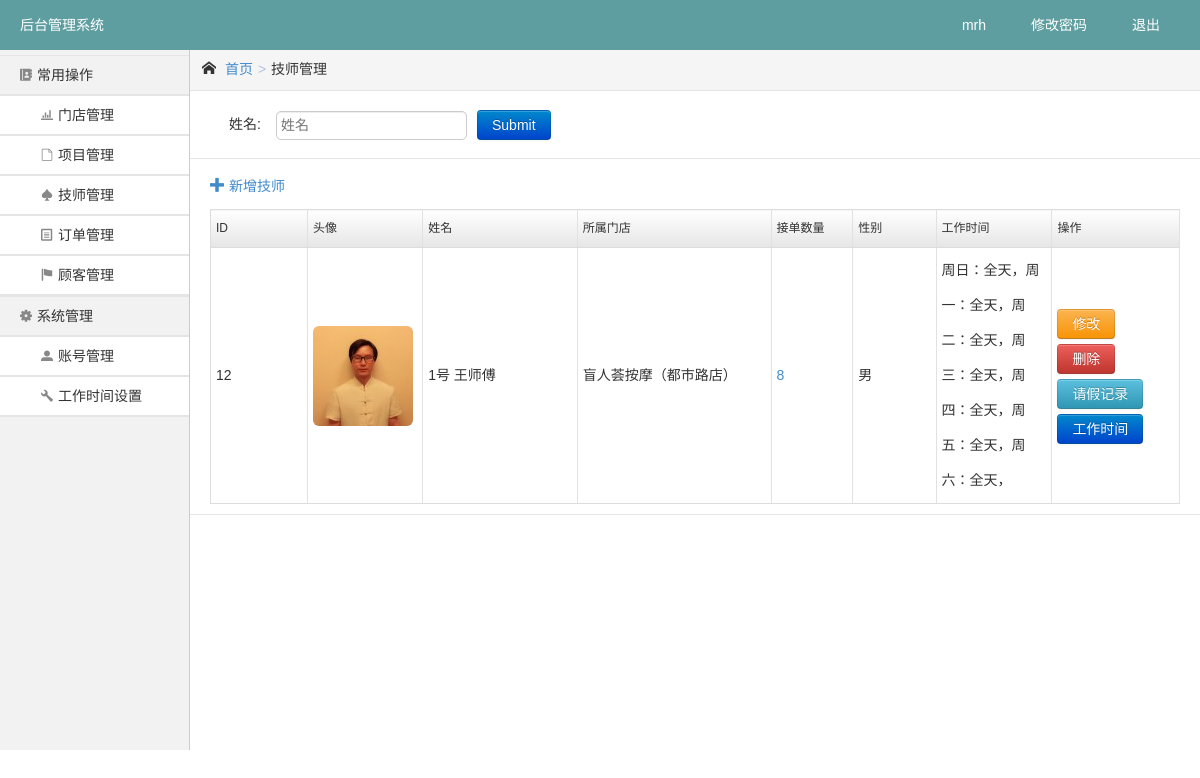
/index.php/backend/beautician (signed in), run on the app's committed database.
### tables this page shows
CREATE TABLE `beautician` (
  `beautician_id` int(10) UNSIGNED NOT NULL,
  `name` varchar(50) NOT NULL,
  `phone` char(13) DEFAULT NULL,
  `shop_id` int(10) NOT NULL,
  `sex` enum('女','男') NOT NULL DEFAULT '女',
  `avatar` varchar(1000) NOT NULL,
  `disabled` tinyint(1) UNSIGNED NOT NULL DEFAULT '0',
  `work_time` tinyint(1) UNSIGNED NOT NULL DEFAULT '1' COMMENT '工作时间, 1为全天， 2为早班， 3为晚班',
  `join_date` date DEFAULT NULL COMMENT '工作时间',
  `order_sort` bigint(11) UNSIGNED NOT NULL DEFAULT '0',
  `created_time` datetime NOT NULL
);

### application/controllers/BaseController.php (called while the page is built, shortened)
<?php
abstract class BaseController extends CI_Controller
{
  public function __construct()
  {
    $this->load->helper(array('url', 'form', 'security', 'common'));
  }
  public function see($layout, $view, $vars = array())
  {
    $layout = $layout . DS;
    $render = $this->load->view($layout . $view, $vars, true);
    $this->load->view($layout . 'layout', array('content' => $render));
  }
}

### application/controllers/BackendController.php (called while the page is built, shortened)
<?php
class BackendController extends BaseController
{
  public function view($view, $vars = array())
  {
    parent::see('backend', $view, $vars);
  }
}

### application/controllers/backend/Beautician.php (called while the page is built, shortened)
<?php
class Beautician extends BackendController
{
  public $timeSetting;
  public function __construct()
  {
    $this->timeSetting = array(BeauticianModel::ALL_DAY => '全天', BeauticianModel::MORNING_SHIFT => '早班',
      BeauticianModel::NIGHT_SHIFT => '晚班', BeauticianModel::MIDDAY_SHIFT => '中班',
      BeauticianModel::REST_SHIFT => '休息');
  }
  public function index()
  {
    $timeSetting = $this->timeSetting;
    $workTime = new WorkTimeUtil();
    $where = RequestUtil::buildLikeQueryParamsWithDisabled();
    $beauticians = (new BeauticianModel())->getAllBeauticians($where);
    $shops = (new ShopModel())->getAllShops();
    $beauticianOrderCounts = (new OrderModel())->getOrderCountsByBeauticianId();
    $this->view('beautician/index', array('beauticians' => $beauticians, 'shops' => $shops,
      'params' => RequestUtil::getParams(), 'beauticianOrderCounts' => $beauticianOrderCounts,
      'timeSetting' => $timeSetting, 'workTime' => $workTime->beauticianWorkTime));
  }
}

### system/codeigniter.php (called while the page is built, shortened)
<?php
spl_autoload_register(function ($class) {
    if (preg_match('~^[a-zA-Z]+Controller$~', $class)) {
        $classPath = APPPATH . 'controllers' . DS . $class . '.php';
    } else if (preg_match('~^[a-zA-Z]+Util$~', $class)) {
        $classPath = APPPATH . 'libraries' . DS . $class . '.php';
    } else if (preg_match('~^[a-zA-Z]+Model$~', $class)) {
        $classPath = APPPATH . 'models' . DS . $class . '.php';
    } else {
        ;
    }
}, true, true);
require_once BASEPATH . 'core/CodeIgniter.php';

### public/index.php (called while the page is built, shortened)
<?php
include '../system/codeigniter.php';

### application/libraries/UrlUtil.php (called while the page is built, shortened)
<?php
class UrlUtil
{
  public static function createUrl($urlPath)
  {
    return base_url() . $urlPath;
  }
  public static function createBackendUrl($urlPath)
  {
    return self::createUrl('backend/' . $urlPath);
  }
}

### application/libraries/RequestUtil.php (called while the page is built, shortened)
<?php
class RequestUtil
{
  public static function getParams()
  {
    return array_filter(array_map('xss_clean', $_GET), 'clearEmpty');
  }
  public static function buildLikeQueryParams()
  {
    $params = self::getParams();
    return $params;
  }
  public static function buildLikeQueryParamsWithDisabled()
  {
    $params = self::buildLikeQueryParams();
    $params['disabled'] = 'disabled=0';
    return implode(' and ', $params);
  }
}

### application/helpers/common_helper.php (called while the page is built, shortened)
<?php
function defaultValue($var, $defaultValue = '')
{
  return isset($var) ? $var : $defaultValue;
}

### application/libraries/CurdUtil.php (called while the page is built, shortened)
<?php
class CurdUtil
{
  private $table;
  private $db;
  public function __construct(CI_Model $model)
  {
    $this->model = $model;
    $this->table = $this->model->table;
    $this->instance = get_instance();
    $this->db = $this->instance->db;
  }
  public function readAll($order = '', $where = array())
  {
    if (!empty($order))
      $this->db->order_by($order);
    if (!empty($where))
      $this->db->where($where);
    return $this->result($this->db->get($this->table));
  }
  protected function result($query)
  {
    return $query->result_array();
  }
  public function query($sql)
  {
    $query = $this->db->query($sql);
    return $this->result($query);
  }
}

### application/models/BeauticianModel.php (called while the page is built, shortened)
<?php
class BeauticianModel extends BaseModel
{
  public function setTable()
  {
    $this->table = 'beautician';
  }
  public function getAllBeauticians($where = array())
  {
    return (new CurdUtil($this))->readAll('order_sort desc', $where);
  }
}

### application/libraries/UploadUtil.php (called while the page is built, shortened)
<?php
class UploadUtil
{
  public static function buildUploadDocPath($imageString, $size = '')
  {
    if (!is_array($imageString)) {
      $uploadDoc = json_decode($imageString, true);
    } else {
      $uploadDoc = $imageString;
    }
    if ($size) {
      $docPath = "{$uploadDoc['raw_name']}_{$size}{$uploadDoc['file_ext']}";
    } else {
      $docPath = "{$uploadDoc['raw_name']}{$uploadDoc['file_ext']}";
    }
    if (file_exists(UPLOAD_FOLDER . DIRECTORY_SEPARATOR . $docPath))
      return get_instance()->config->base_url() . UPLOAD_FOLDER . '/' . $docPath;
    else
      return get_instance()->config->base_url() . UPLOAD_FOLDER . "/{$uploadDoc['file_name']}";
  }
}

### application/models/BaseModel.php (called while the page is built, shortened)
<?php
abstract class BaseModel extends CI_Model
{
  private $cacheTime = 604800;
  public function setCache($key, $value)
  {
    $this->cache->save($key, $value, $this->cacheTime);
  }
  public function getCache($key)
  {
    return $this->cache->get($key);
  }
}

### application/models/ShopModel.php (called while the page is built, shortened)
<?php
class ShopModel extends BaseModel
{
  private $cacheName = 'shops';
  public function setTable()
  {
    $this->table = 'shop';
  }
  public function allShops()
  {
    $shops = $this->getCache($this->cacheName);
    if (!$shops) {
      $shops = (new CurdUtil($this))->readAll('create_time desc', array('disabled' => 0));
    }
    return $shops;
  }
  public function getAllShops()
  {
    $shops = $this->allShops();
    $_shops = array();
    foreach ($shops as $shop) {
      $_shops[$shop['shop_id']] = $shop['shop_name'];
    }
    return $_shops;
  }
}

### application/models/OrderModel.php (called while the page is built, shortened)
<?php
class OrderModel extends BaseModel
{
  public function setTable()
  {
    $this->table = 'order';
  }
  public function getOrderCountsByBeauticianId()
  {
    $status = self::ORDER_COMPLETE;
    $sql = "select count(*) as rows_count, beautician_id from `{$this->table}` where disabled=0 and order_status={$status} group by beautician_id";
    $orderGroup = (new CurdUtil($this))->query($sql);
    if ($orderGroup) {
      $_orderGroup = array();
      foreach ($orderGroup as $group) {
        $_orderGroup[$group['beautician_id']] = $group['rows_count'];
      }
    }
    return $_orderGroup;
  }
}

### application/libraries/ConfigUtil.php (called while the page is built, shortened)
<?php
class ConfigUtil
{
  public static function getConfigPath($config)
  {
    return APPPATH . 'config' . DS . $config . '.php';
  }
  public static function loadConfig($config)
  {
    $congigPath = self::getConfigPath($config);
    return include $congigPath;
  }
}

### application/config/work_time.php (called while the page is built)
<?php
return array (
  'allDay' => '10:00:00-22:00:00',
  'morningShift' => '10:00:00-19:00:00',
  'middayShift' => '12:00:00-21:00:00',
  'nightShift' => '13:00:00-22:00:00',
);
?>

### application/libraries/WorkTimeUtil.php (called while the page is built, shortened)
<?php
class WorkTimeUtil
{
  public $configFile = 'work_time';
  public $beauticianWorkTimeConfigFile = 'beautician_work_time';
  public function getTime()
  {
    $workTime = ConfigUtil::loadConfig($this->configFile);
    return $workTime;
  }
  public function getBeauticianWorkTime()
  {
    $workTime = ConfigUtil::loadConfig($this->beauticianWorkTimeConfigFile);
    return $workTime;
  }
}

### application/config/beautician_work_time.php (called while the page is built)
<?php
return array (
  5 =>
  array (
    0 => 3,
    1 => 2,
    2 => 5,
    3 => 3,
    4 => 3,
    5 => 2,
    6 => 2,
  ),
  6 =>
  array (
    0 => 4,
    1 => 5,
    2 => 2,
    3 => 4,
    4 => 2,
    5 => 4,
    6 => 4,
  ),
  7 =>
  array (
    0 => 2,
    1 => 3,
    2 => 3,
    3 => 2,
    4 => 5,
    5 => 3,
    6 => 3,
  ),
  12 =>
  array (
    0 => '1',
    1 => '1',
    2 => '1',
    3 => '1',
    4 => '1',
    5 => '1',
    6 => '1',
  ),
  13 =>
  array (
    0 => '1',
    1 => '1',
    2 => '1',
    3 => '1',
    4 => '1',
    5 => '1',
    6 => '1',
  ),
);
?>

### application/libraries/DateUtil.php (called while the page is built, shortened)
<?php
class DateUtil
{
  public static $weeks = array(0 => '周日', 1 => '周一', 2 => '周二', 3 => '周三', 4 => '周四', 5 => '周五', 6 => '周六');
  public static function inWeekName($w)
  {
    $weeks = self::$weeks;
    return $weeks[$w];
  }
}

### application/views/backend/beautician/index.php (the view, shortened to what this page needs)
<div class="crumb-wrap">
  <div class="crumb-list"><i class="icon-font"></i>
    <a href="<?php echo UrlUtil::createBackendUrl('project/index'); ?>">首页</a><span
      class="crumb-step">&gt;</span><span class="crumb-name">技师管理</span></div>
</div>
<div class="search-wrap">
  <div class="search-content">
    <form action="<?php echo UrlUtil::createBackendUrl('beautician/index'); ?>?" method="get">
      <table class="search-tab">
        <tr>
          <th width="70">姓名:</th>
          <td><input class="common-text" placeholder="姓名" type="text"
                     name="name" value="<?php echo defaultValue($params['name']); ?>"></td>
          <td><input class="btn btn-primary btn2" type="submit"></td>
        </tr>
      </table>
    </form>
  </div>
</div>
<div class="result-wrap">
  <div class="result-title">
    <div class="result-list">
      <a href="<?php echo UrlUtil::createBackendUrl('beautician/addBeautician') ?>">
        <i class="icon-font"></i>新增技师</a>
    </div>
  </div>
  <?php if ($beauticians): ?>
    <div class="result-content">
      <table class="result-tab" width="100%">
        <tr>
          <th width="10%">ID</th>
          <th width=110>头像</th>
          <th width="200">姓名</th>
          <th width="20%">所属门店</th>
          <th width=100>接单数量</th>
          <th width=100>性别</th>
          <th width="140">工作时间</th>
          <th width="150">操作</th>
        </tr>
        <?php foreach ($beauticians as $beautician): ?>
          <?php $beautician_id = $beautician['beautician_id']; ?>
          <tr>
            <td><?php echo $beautician_id; ?></td>
            <td><img src="<?php echo UploadUtil::buildUploadDocPath($beautician['avatar'], '100x100'); ?>">
            </td>
            <td><?php echo $beautician['name']; ?></td>
            <td><?php echo $shops[$beautician['shop_id']]; ?></td>
            <td>
              <a
                href="<?php echo UrlUtil::createBackendUrl('order/index?order_status=100&beautician_id=' . $beautician_id); ?>">
                <?php echo $beauticianOrderCounts[$beautician_id] ? $beauticianOrderCounts[$beautician_id] : 0; ?>
              </a>
            </td>
            <td><?php echo $beautician['sex']; ?></td>
            <td><?php
              $beauticianWorkTime = $workTime[$beautician_id];
              foreach ($beauticianWorkTime as $key => $time) {
                echo DateUtil::inWeekName($key) . '：' . $timeSetting[$time] . '，';
              }
              ?>
            </td>
            <td>
              <a class="link-update btn btn-warning"
                 href="<?php echo UrlUtil::createBackendUrl("beautician/updateBeautician/{$beautician_id}"); ?>">修改</a>
              <a class="link-del btn btn-danger"
                 href="<?php echo UrlUtil::createBackendUrl("beautician/deleteBeautician/{$beautician_id}"); ?>">删除</a>
              <a class="link-update btn btn-info"
                 href="<?php echo UrlUtil::createBackendUrl("beautician/rest?beautician_id={$beautician_id}"); ?>">请假记录</a>
              <a class="link-update btn btn-primary"
                 href="<?php echo UrlUtil::createBackendUrl("beautician/updateBeauticianWorkTime/{$beautician_id}"); ?>">工作时间</a>
            </td>
          </tr>
        <?php endforeach; ?>
      </table>
    </div>
  <?php else: ?>
    <div class="error">请添加技师</div>
  <?php endif; ?>
</div>

### data on the page
beautician: beautician_id "12", name "1号 王师傅", shop "盲人荟按摩（都市路店）", beautician_id "8", sex "男", key "周日", beautician_id "全天", key "周一", key "周二", key "周三", key "周四", key "周五", key "周六"

### other printed values
UserUtil::getUserName() "mrh"
